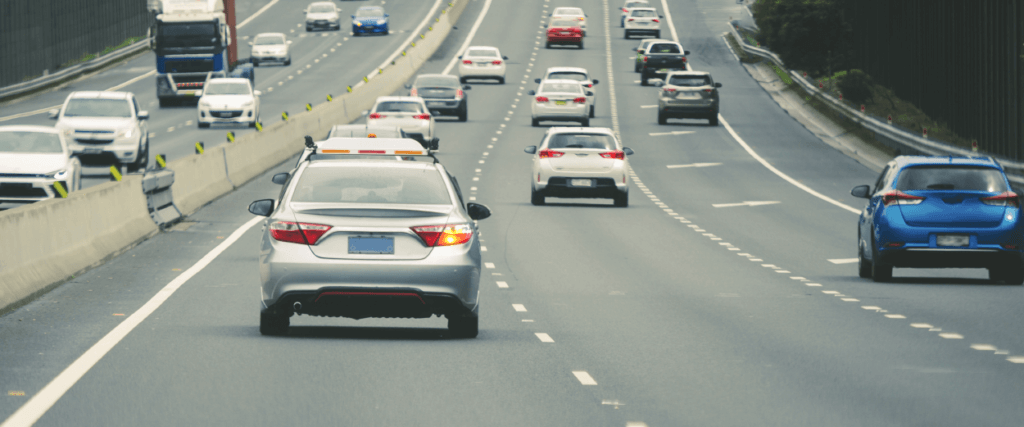
#> input picture images/lane_1.jpg, 1024 x 427 px
$ python -i util.py   (imports and definitions only)   (older library calls are emulated)
#> lines starting #> are read from the running program, lines starting #| are printed output that depends on the picture
#> further down, picture is the input picture: shape (427, 1024, 3); mean B, G, R 135.8, 142.3, 135.1
import cv2 as cv
import numpy as np


def sobel(img_channel, orient='x', sobel_kernel=3):
    """
    get sobel processed image in a specific direction

    :param img_channel: input image channel
    :param orient: direction to take sobel operation
    :param sobel_kernel: user provided sobel kernel size
    :return: image formed from either x or y sobel filters
    """
#> called with orient = 'x', sobel_kernel = 3
    sobel_img = []
    if orient == 'x':
        sobel_img = cv.Sobel(img_channel, cv.CV_64F, 1, 0, sobel_kernel)
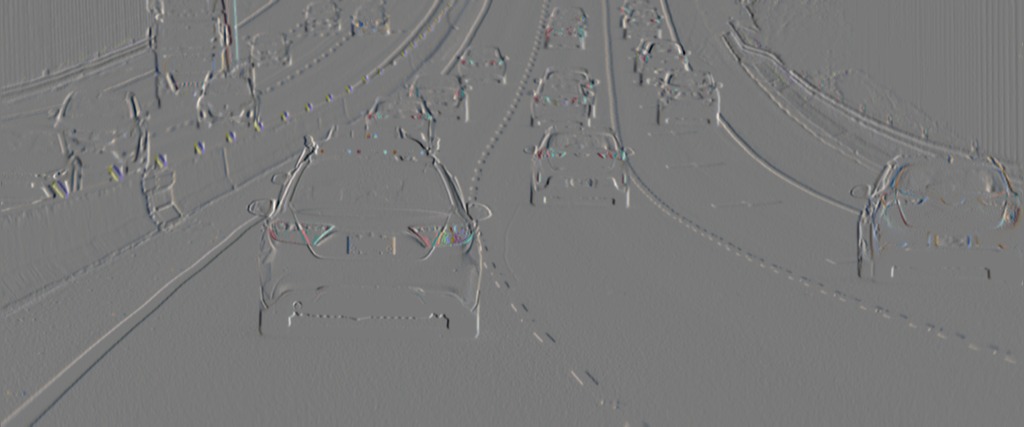
#> sobel_img: shape (427, 1024, 3) float64; mean B, G, R -0.3, -0.4, -0.4; drawn with min black and max white
    if orient == 'y':
        sobel_img = cv.Sobel(img_channel, cv.CV_64F, 0, 1, sobel_kernel)
    return sobel_img


def to_binary(array, thresh, value=0):
    """
    threshold the provided array into the target value (zero or one)

    :param array: array to be processed
    :param thresh: user-input closed-interval threshold
    :param value: target value (zero or one) to be threshold into
    :return: binary threshold array
    """
    if value == 0:
        ret = np.ones_like(array)
    else:
        ret = np.zeros_like(array)
        value = 1

    ret[(array >= thresh[0]) & (array <= thresh[1])] = value
    return ret


def mag_thresh(image, sobel_kernel=3, thresh=(0, 255)):
    """
    get threshold combination of x- and y-direction sobel images

    :param image: user provided image
    :param sobel_kernel: sobel kernel size
    :param thresh: user-input closed-interval threshold
    :return: threshold combination of x- and y-direction sobel images
    """
    sobel_x = np.absolute(sobel(image, 'x', sobel_kernel))
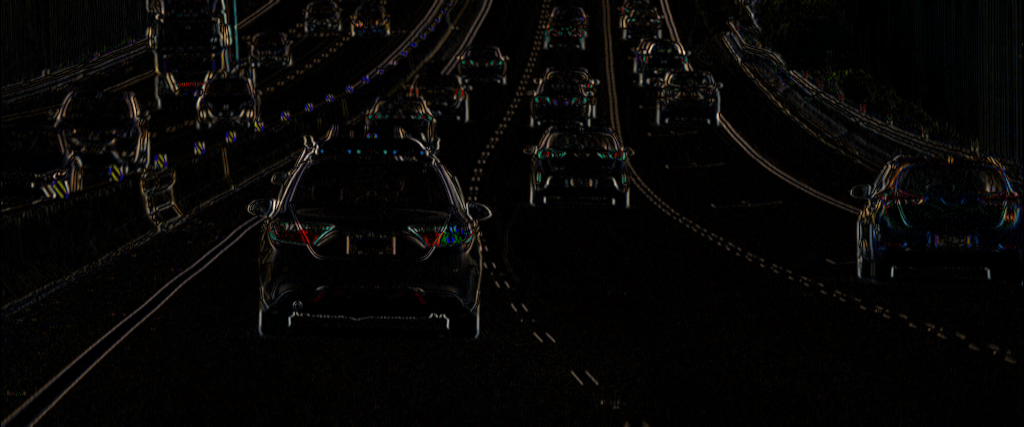
#> sobel_x: shape (427, 1024, 3) float64; mean B, G, R 16.1, 18.4, 20.9; drawn with min black and max white
    sobel_y = np.absolute(sobel(image, 'y', sobel_kernel))
#> call 2 of sobel, with orient = 'y', sobel_kernel = 3
#> in sobel (call 2), `sobel_img = cv.Sobel(img_channel, cv.CV_64F, 0, 1, sobel_kernel)`:
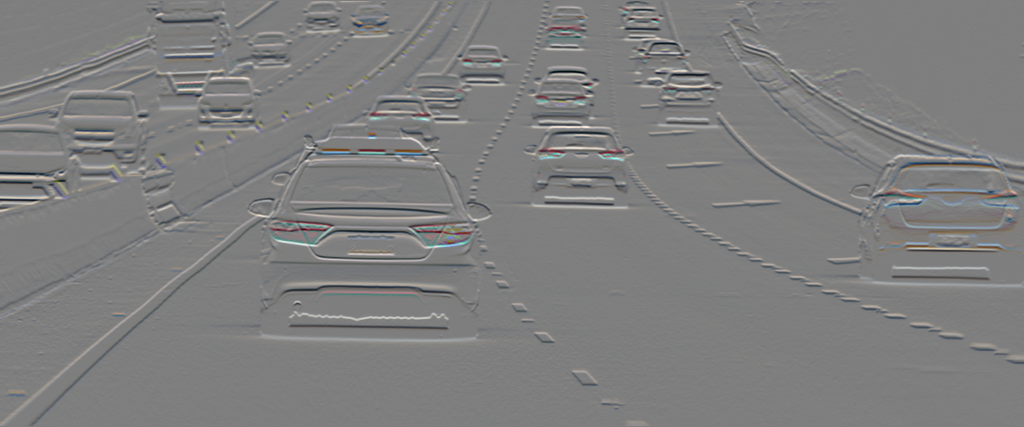
#> sobel_img: shape (427, 1024, 3) float64; mean B, G, R 0.6, 0.6, 0.5; drawn with min black and max white
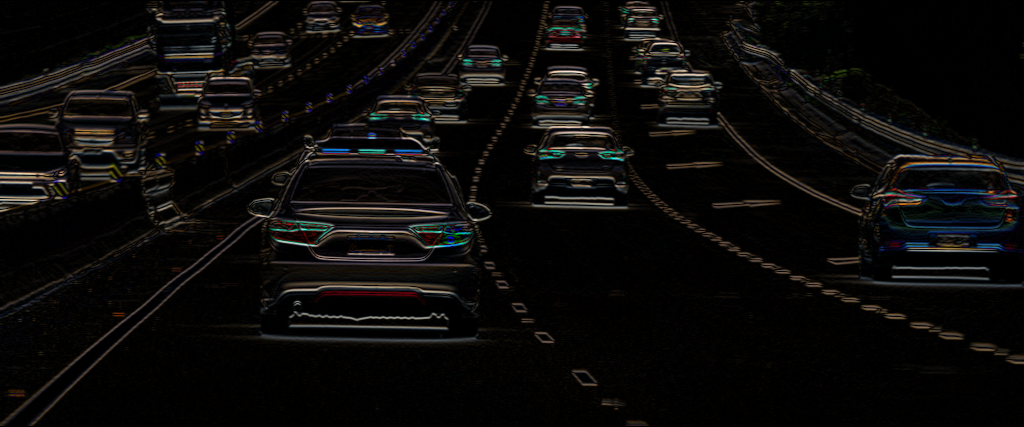
#> sobel_y: shape (427, 1024, 3) float64; mean B, G, R 32, 35.4, 38.7; drawn with min black and max white

    mag = np.sqrt(sobel_x ** 2 + sobel_y ** 2)
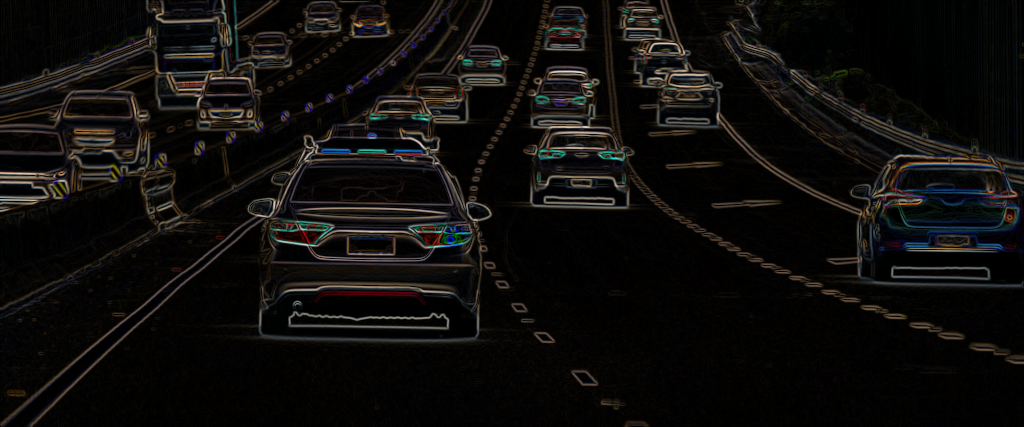
#> mag: shape (427, 1024, 3) float64; mean B, G, R 40.7, 45.3, 50; drawn with min black and max white

    return to_binary(mag, thresh)
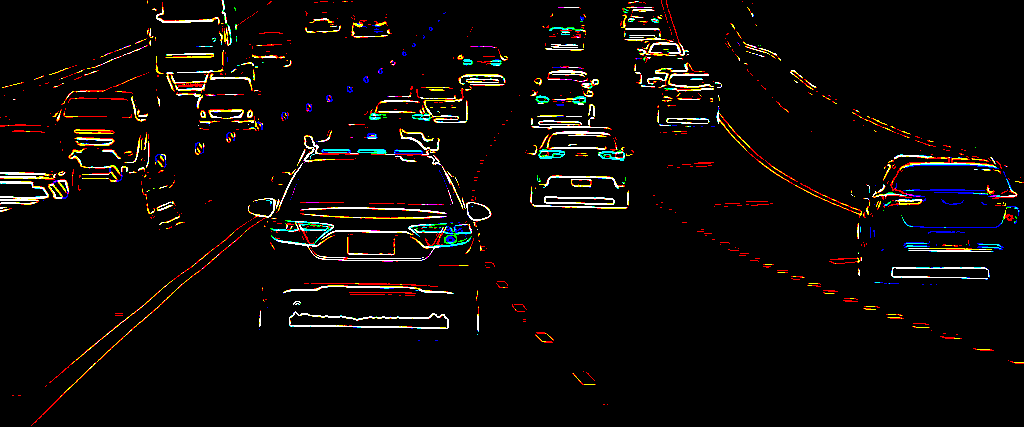
#> returned value: shape (427, 1024, 3) float64; mean of channels 0, 1, 2 0.0285, 0.0364, 0.0464; drawn as B, G, R


# [130 lines left out: functions thresh_edge, transform_perspective, calculate_histogram_peak, calculate_curvature, calculate_center_offset, not called in this run]

>>> import cv2
>>> picture = cv2.imread('images/lane_1.jpg')
>>> result = mag_thresh(picture)

$ run again, on images/lane_10.jpg
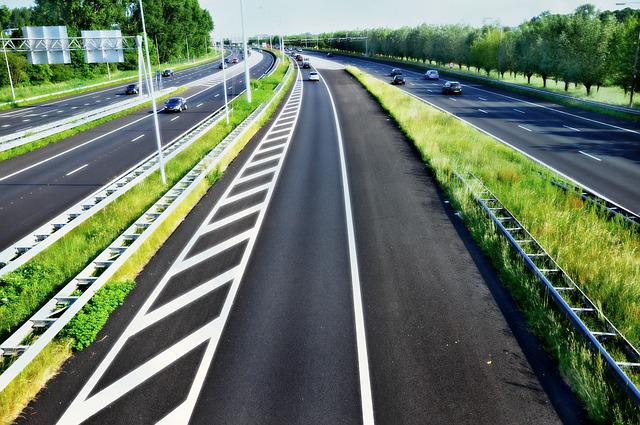
#> input picture images/lane_10.jpg, 640 x 425 px
#> picture is the input picture: shape (425, 640, 3); mean B, G, R 98.4, 116.5, 102.1
#> in sobel (call 2), `sobel_img = cv.Sobel(img_channel, cv.CV_64F, 0, 1, sobel_kernel)`:
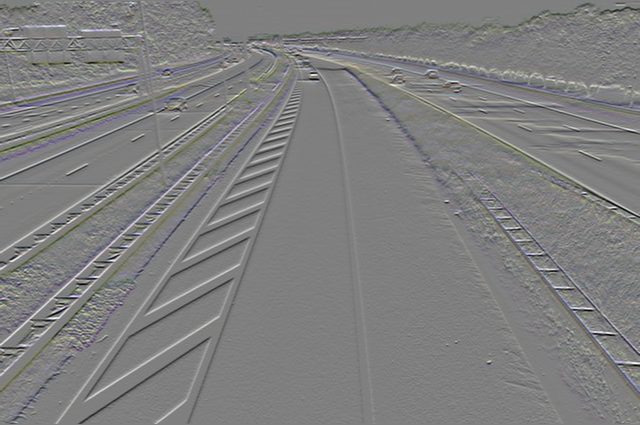
#> sobel_img: shape (425, 640, 3) float64; mean B, G, R -2, -2.2, -1.8; drawn with min black and max white
#> in mag_thresh, `return to_binary(mag, thresh)`:
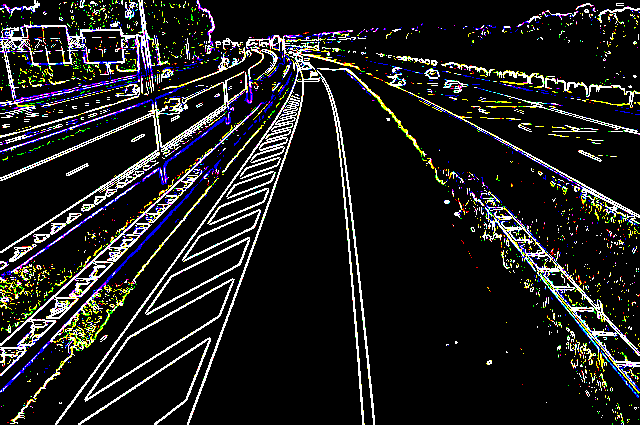
#> returned value: shape (425, 640, 3) float64; mean of channels 0, 1, 2 0.117, 0.119, 0.119; drawn as B, G, R

$ run again, on images/lane_11.jpg
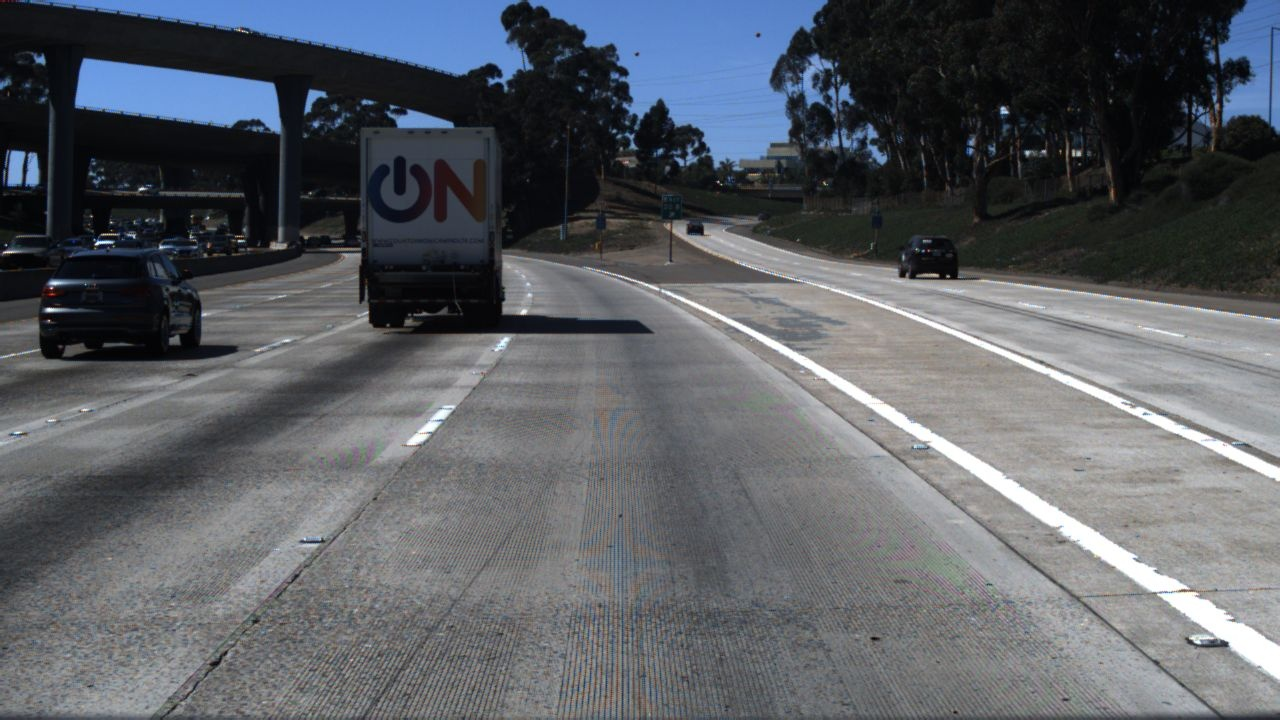
#> input picture images/lane_11.jpg, 1280 x 720 px
#> picture is the input picture: shape (720, 1280, 3); mean B, G, R 101, 95, 91.2
#> in sobel (call 2), `sobel_img = cv.Sobel(img_channel, cv.CV_64F, 0, 1, sobel_kernel)`:
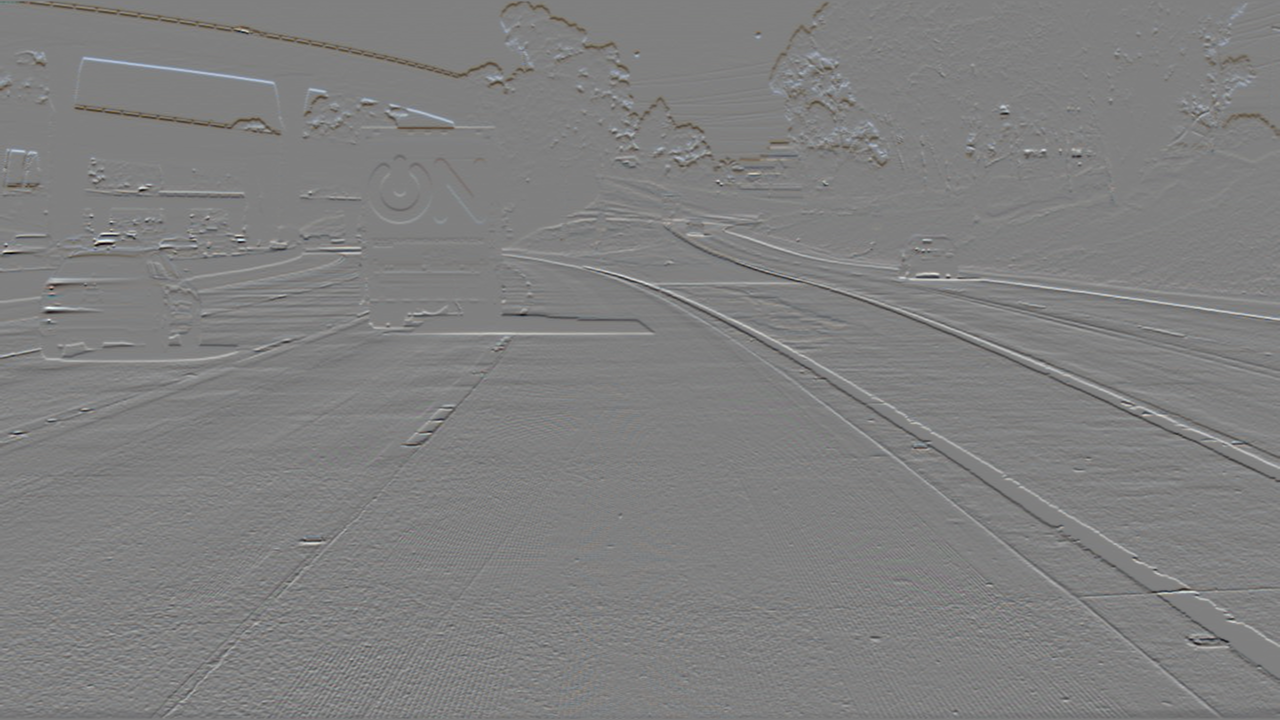
#> sobel_img: shape (720, 1280, 3) float64; mean B, G, R -0.6, -0.1, 0.2; drawn with min black and max white
#> in mag_thresh, `return to_binary(mag, thresh)`:
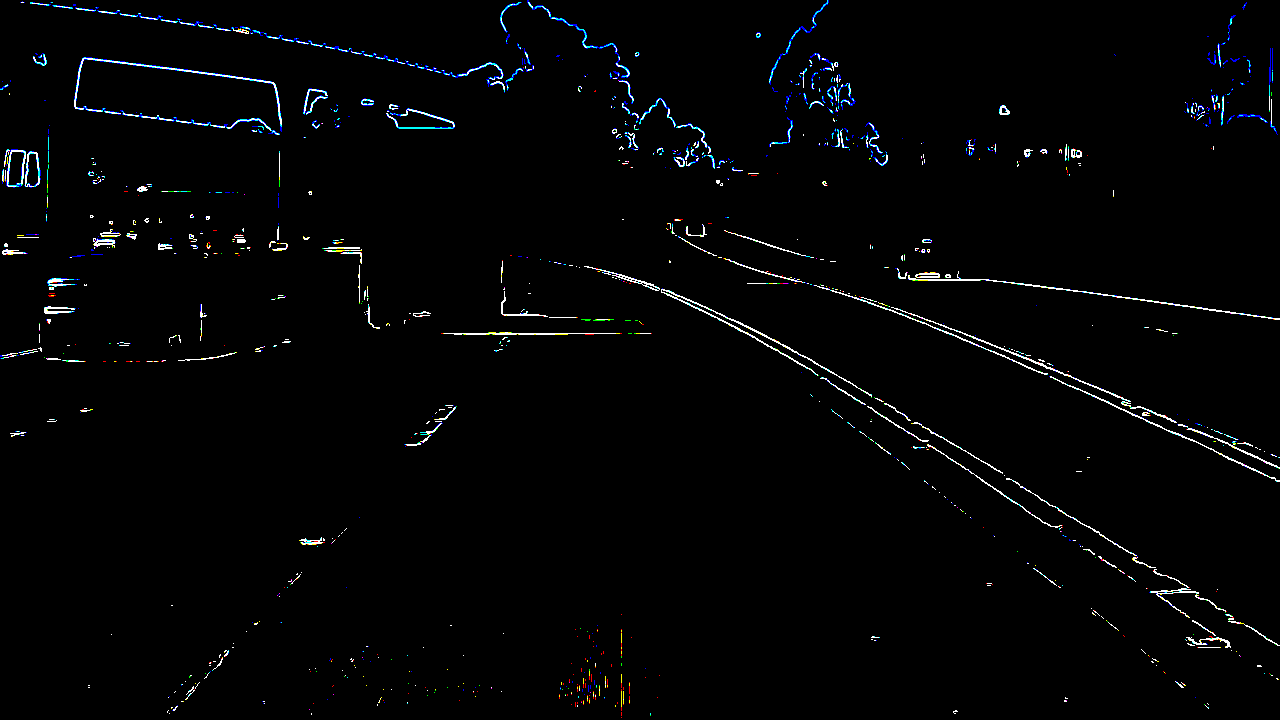
#> returned value: shape (720, 1280, 3) float64; mean of channels 0, 1, 2 0.0193, 0.0164, 0.014; drawn as B, G, R

$ run again, on images/lane_2.jpg
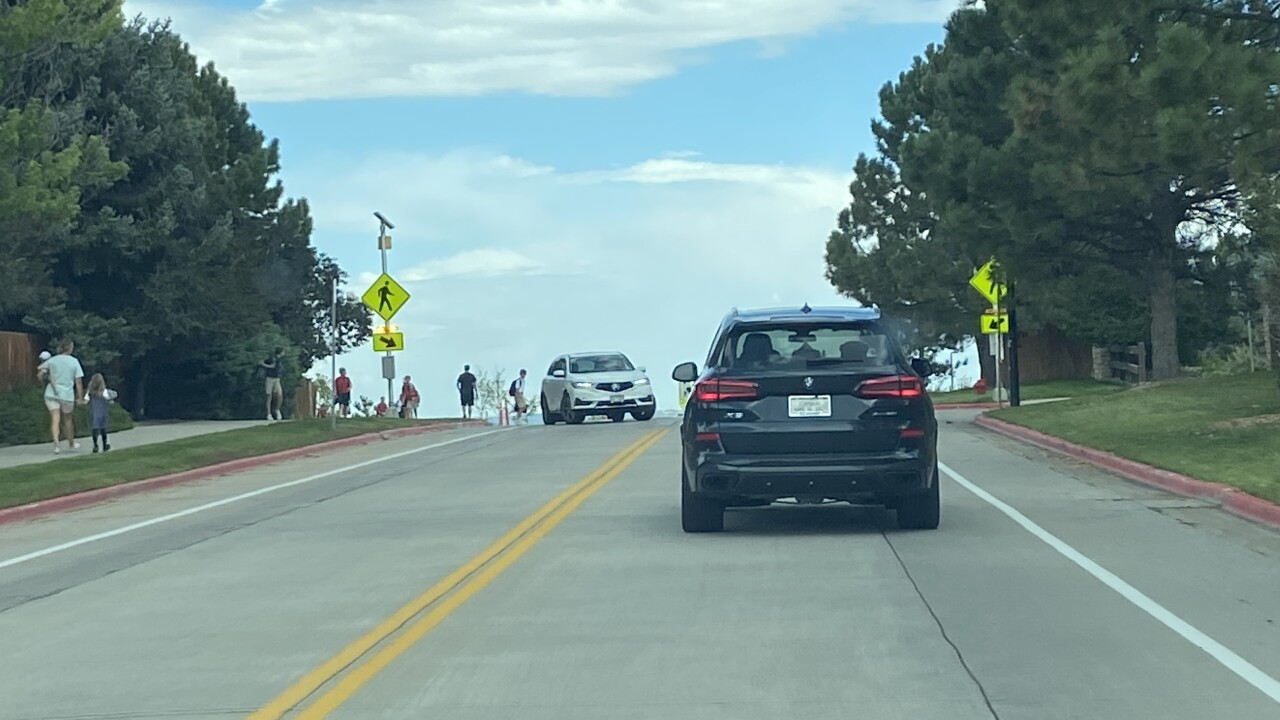
#> input picture images/lane_2.jpg, 1280 x 720 px
#> picture is the input picture: shape (720, 1280, 3); mean B, G, R 141.6, 143.3, 118.4
#> in sobel (call 2), `sobel_img = cv.Sobel(img_channel, cv.CV_64F, 0, 1, sobel_kernel)`:
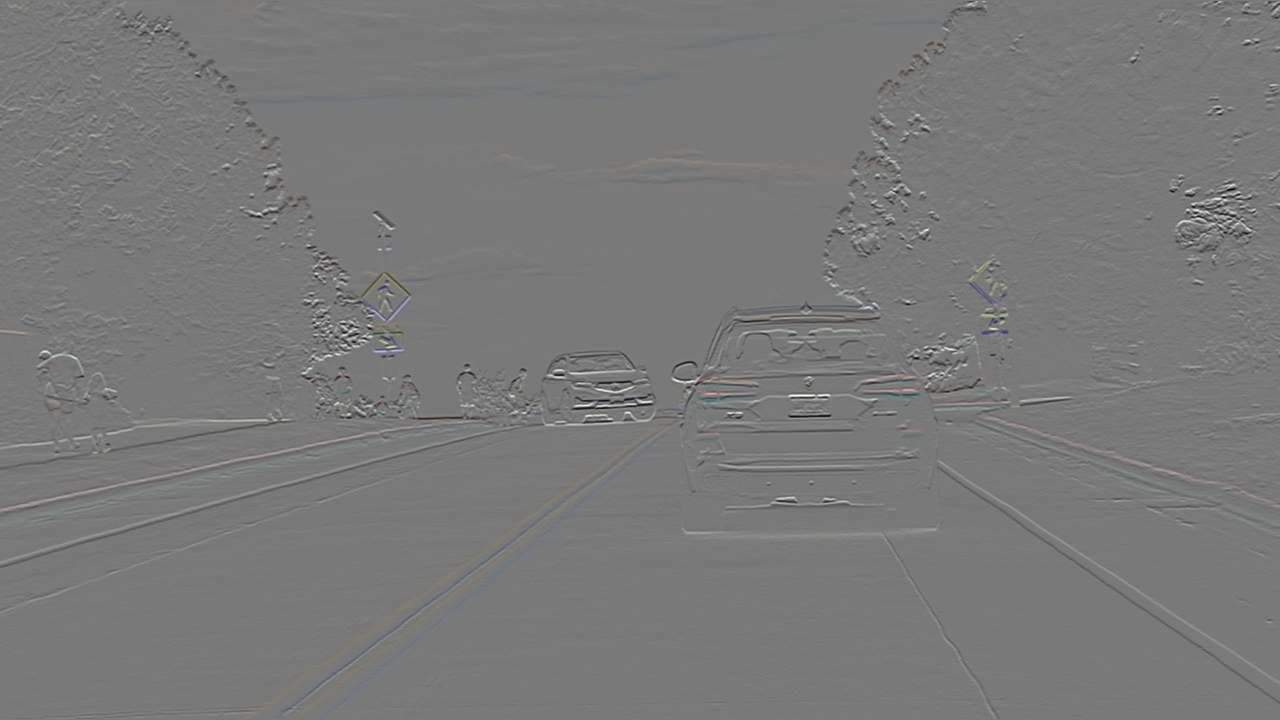
#> sobel_img: shape (720, 1280, 3) float64; mean B, G, R -0.2, -0.1, 0.1; drawn with min black and max white
#> in mag_thresh, `return to_binary(mag, thresh)`:
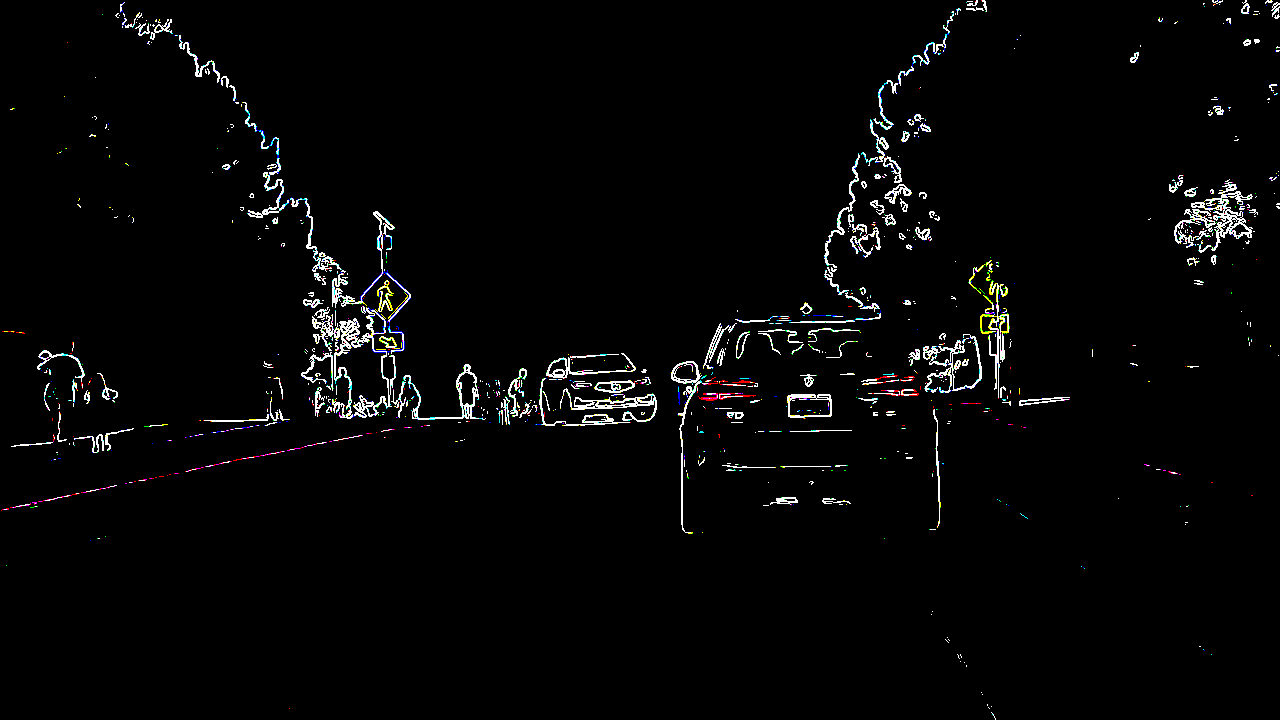
#> returned value: shape (720, 1280, 3) float64; mean of channels 0, 1, 2 0.0242, 0.0244, 0.0241; drawn as B, G, R
